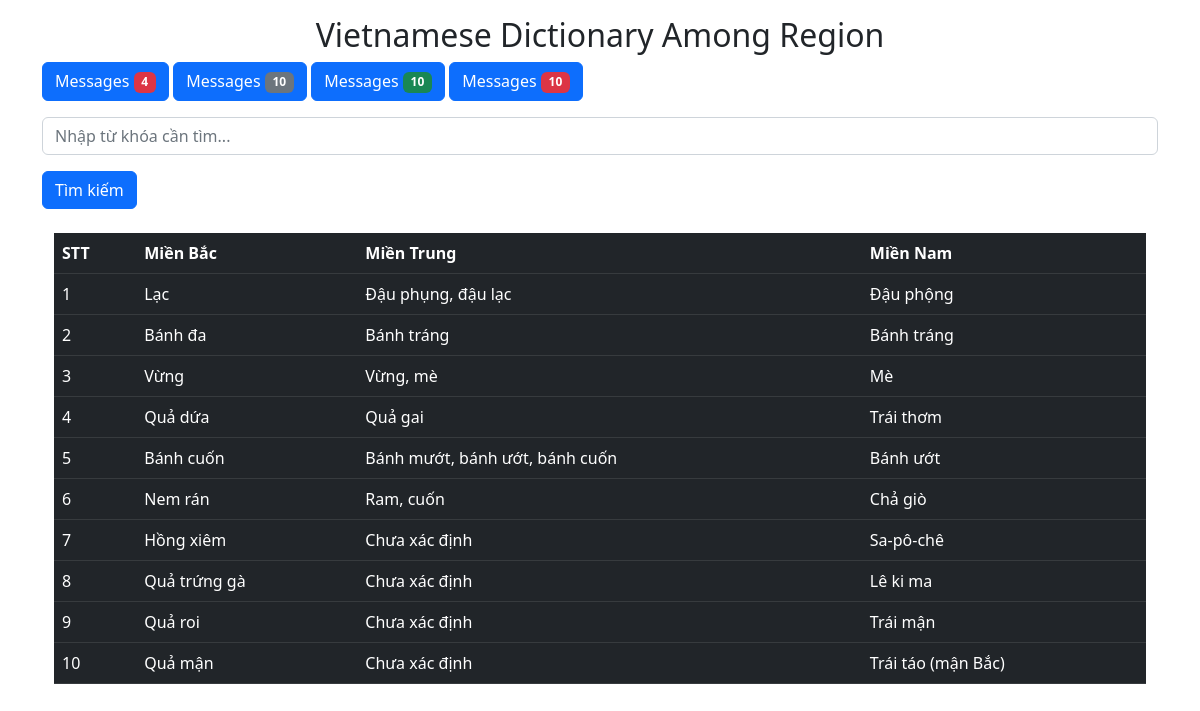
The page / on the database its author committed.
### tables this page shows
CREATE TABLE `tu_vung` (
  `ID` int(11) NOT NULL,
  `Id_danh_muc` int(11) DEFAULT NULL,
  `bac` varchar(200) NOT NULL,
  `trung` varchar(200) NOT NULL,
  `nam` varchar(200) NOT NULL
);

### index.php (the view)
<?php
include './database/connect.php';
$query = "SELECT tv.ID, tv.Id_danh_muc, tv.bac, tv.trung, tv.nam, dm.Ten_danh_muc FROM tu_vung tv, danh_muc dm WHERE tv.Id_danh_muc = dm.ID LIMIT 10";
$result = mysqli_query($conn, $query);
include './header.php';
?>
<table class="table table-dark table-hover">
    <thead>
        <tr>
            <th>STT</th>
            <th>Miền Bắc</th>
            <th>Miền Trung</th>
            <th>Miền Nam</th>
        </tr>
    </thead>
    <tbody>
        <?php
        if ($result->num_rows > 0) {
            $index = 1;
            while ($row = mysqli_fetch_assoc($result)) {
                echo "<tr>" .
                    "<td>$index</td>";
                if ($row['bac'] == '') {
                    echo "<td>Chưa xác định</td>";
                } else {
                    echo "<td>" . $row['bac'] . "</td>";
                }
                if ($row['trung'] == '') {
                    echo "<td>Chưa xác định</td>";
                } else {
                    echo "<td>" . $row['trung'] . "</td>";
                }
                if ($row['nam'] == '') {
                    echo "<td>Chưa xác định</td>";
                } else {
                    echo "<td>" . $row['nam'] . "</td>";
                }
                echo "</tr>";
                $index++;
            }
        }
        ?>
    </tbody>
</table>
<?php
include './footer.php';
?>

### header.php (shortened to what this page needs)
<!DOCTYPE html>
<html lang="vi">
<head>
    <link href="https://cdn.jsdelivr.net/npm/bootstrap@5.2.3/dist/css/bootstrap.min.css" rel="stylesheet">
</head>
<body>
    <div class="container mt-3">
        <h2 class="text-center">Vietnamese Dictionary Among Region</h2>
        <button type="button" class="btn btn-primary">
            Messages <span class="badge bg-danger">4</span>
        </button>
        <button type="button" class="btn btn-primary">
            Messages <span class="badge bg-secondary">10</span>
        </button>
        <button type="button" class="btn btn-primary">
            Messages <span class="badge bg-success">10</span>
        </button>
        <button type="button" class="btn btn-primary">
            Messages <span class="badge bg-danger">10</span>
        </button>
        <form action="./search.php" method="POST">
            <div class="mb-3 mt-3">
                <input type="text" class="form-control" placeholder="Nhập từ khóa cần tìm..." id="search_box" name="search_box" />
            </div>
            <button type="submit" class="btn btn-primary">Tìm kiếm</button>
        </form>
        <div class="container mt-4">

### footer.php (shortened to what this page needs)
</div>
</div>
</body>
</html>

### rows shown on the page
tu_vung: bac "Lạc", trung "Đậu phụng, đậu lạc", nam "Đậu phộng"
tu_vung: bac "Bánh đa", trung "Bánh tráng", nam "Bánh tráng"
tu_vung: bac "Vừng", trung "Vừng, mè", nam "Mè"
tu_vung: bac "Quả dứa", trung "Quả gai", nam "Trái thơm"
tu_vung: bac "Bánh cuốn", trung "Bánh mướt, bánh ướt, bánh cuốn", nam "Bánh ướt"
tu_vung: bac "Nem rán", trung "Ram, cuốn", nam "Chả giò"
tu_vung: bac "Hồng xiêm", trung "Chưa xác định", nam "Sa-pô-chê"
tu_vung: bac "Quả trứng gà", trung "Chưa xác định", nam "Lê ki ma"
tu_vung: bac "Quả roi", trung "Chưa xác định", nam "Trái mận"
tu_vung: bac "Quả mận", trung "Chưa xác định", nam "Trái táo (mận Bắc)"
